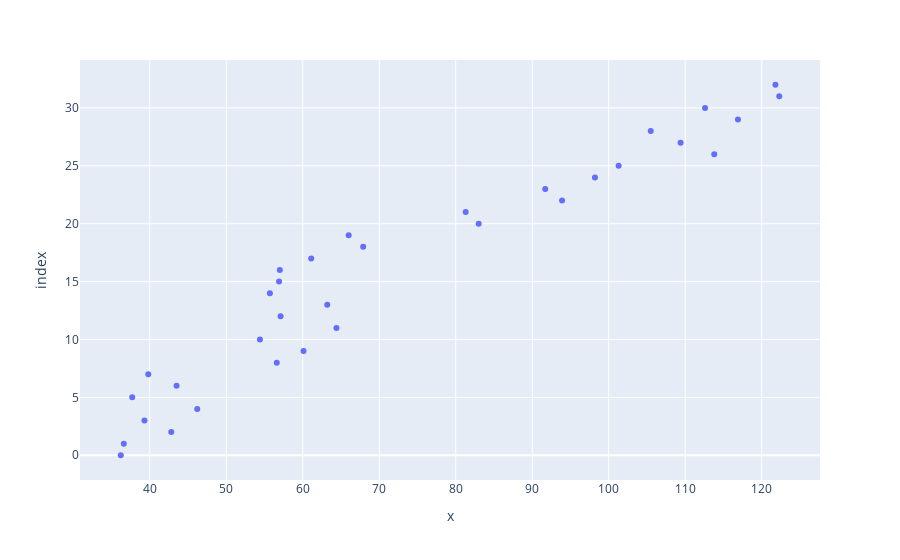

Notebook code for this chart:
### Code cell
import plotly.express as px
fig = px.scatter(x, y)
fig.show()

### Figure 1 — Plotly figure (JSON) as saved in the notebook; plotly's stock layout.template omitted (floating-point values rounded to 4 significant figures)
{"data": [{"hovertemplate": "x=%{x}<br>index=%{y}<extra></extra>", "legendgroup": "", "marker": {"color": "#636efa", "symbol": "circle"}, "mode": "markers", "name": "", "orientation": "h", "showlegend": false, "type": "scatter", "x": [36.2, 36.6, 42.8, 39.3, 46.2, 37.7, 43.5, 39.8, 56.6, 60.1, 54.4, 64.4, 57.1, 63.2, 55.7, 56.9, 57, 61.1, 67.9, 66, 83, 81.3, 93.9, 91.7, 98.2, 101.3, 113.8, 109.4, 105.5, 116.9, 112.6, 122.3, 121.8], "xaxis": "x", "y": [0, 1, 2, 3, 4, 5, 6, 7, 8, 9, 10, 11, 12, 13, 14, 15, 16, 17, 18, 19, 20, 21, 22, 23, 24, 25, 26, 27, 28, 29, 30, 31, 32], "yaxis": "y"}], "layout": {"legend": {"tracegroupgap": 0}, "margin": {"t": 60}, "xaxis": {"anchor": "y", "domain": [0, 1], "title": {"text": "x"}}, "yaxis": {"anchor": "x", "domain": [0, 1], "title": {"text": "index"}}}}
